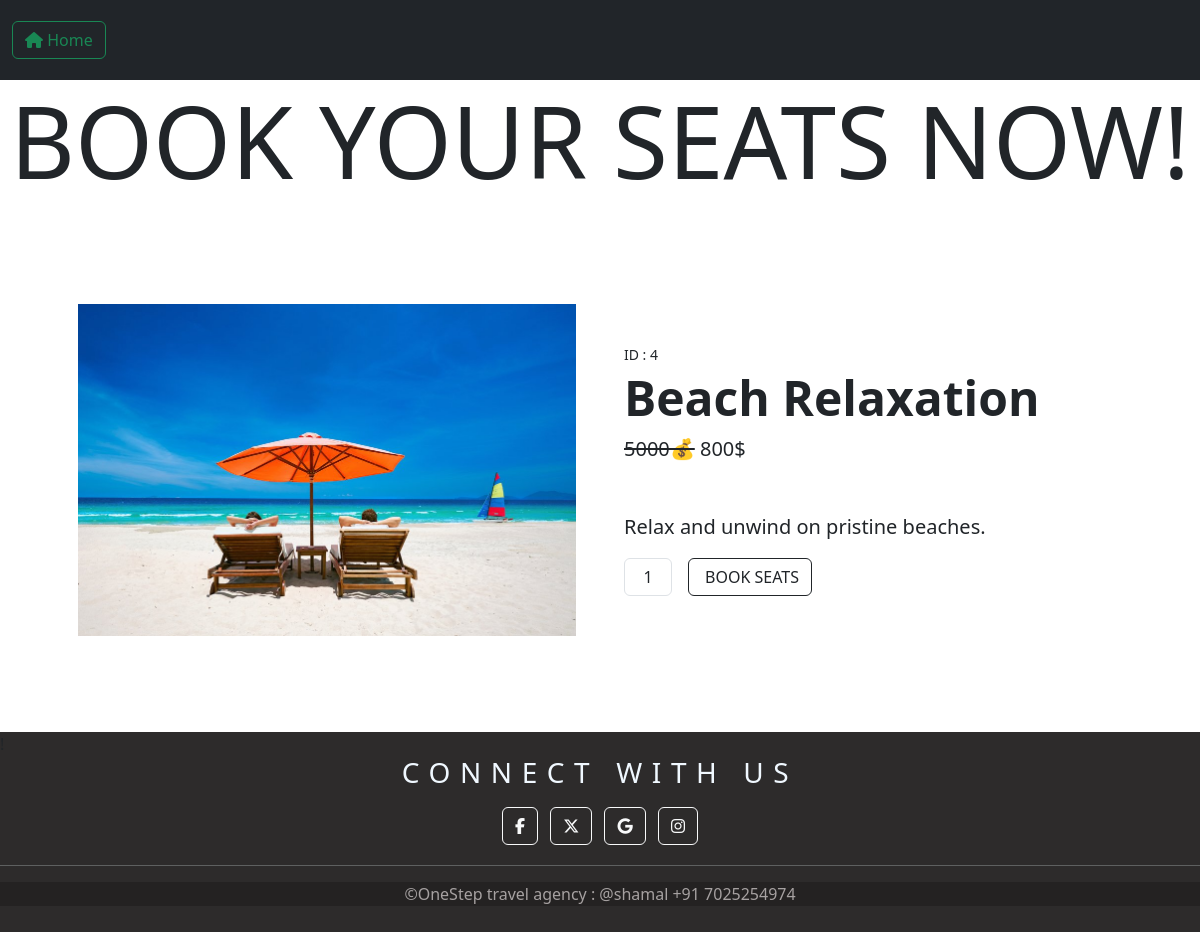
The page /customer/Det/4 on the database its author committed.
### account/models.py (models this page shows)
class Tour(models.Model):
    package_name = models.CharField(max_length=150)
    description = models.CharField(max_length=500)
    images = models.ImageField(upload_to='product_image')
    price = models.IntegerField()
    options ={
        ('adventure trip','Adventure Trips'),
        ('family trip','Family Trips'),
        ('cultural trip','Cultural Trips'),
        ('beach vacation','Beach Vacations'),
        ('cruise trip','Cruise trips')
    }
    category = models.CharField(max_length=100,choices=options)

### customer/views.py (the view)
# urls.py: path('Det/<int:id>',DetailView.as_view(),name='Det'),
class DetailView(DetailView):
    template_name = 'det.html'
    queryset = Tour.objects.all()
    pk_url_kwarg="id"
    context_object_name="tour"

### customer/templates/det.html (shortened to what this page needs)
<!doctype html>
<html lang="en">
    <head>
        {% load static %}
        <link
            href="https://cdn.jsdelivr.net/npm/bootstrap@5.3.2/dist/css/bootstrap.min.css"
            rel="stylesheet"
        />
        <link rel="stylesheet" href="https://cdnjs.cloudflare.com/ajax/libs/font-awesome/6.6.0/css/all.min.css">
    </head>
    <body>
        <nav style="height: 80px;" class="navbar navbar-light bg-dark">
            <form class="container-fluid justify-content-start">
              <a href="{% url 'home' %}" class="btn btn-outline-success me-2" type="button"><i class="fa-solid fa-house"></i> Home</a>
            </form>
          </nav>
          <h1 style="text-align: center; font-size: 100px;">BOOK YOUR SEATS NOW!</h1>
          <div>
            <section class="py-5">
                <div class="container px-4 px-lg-5 my-5">
                    <div class="row gx-4 gx-lg-5 align-items-center">
                        <div class="col-md-6"><img class="card-img-top mb-5 mb-md-0" src="{{ tour.images.url }}" alt="..." /></div>
                        <div class="col-md-6">
                            <div class="small mb-1">ID : {{tour.id}}</div>
                            <h1 class="display-5 fw-bolder">{{ tour.package_name }}</h1>
                            <div class="fs-5 mb-5">
                                <span class="text-decoration-line-through">5000💰</span>
                                <span>{{ tour.price }}$</span>
                            </div>
                            <p class="lead">{{ tour.description }}</p>
                            <div class="d-flex">
                                <input class="form-control text-center me-3" id="inputQuantity" type="num" value="1" style="max-width: 3rem" />
                                <button class="btn btn-outline-dark flex-shrink-0" type="button">
                                    BOOK SEATS
                                </button>
                            </div>
                        </div>
                    </div>
                </div>
            </section>
          </div>
 <div style="height: 25vh;width: 100%; background-color: rgb(45, 43, 43);">
    {% include 'footer.html' %}
   </div>
    </body>
</html>

### rows shown on the page
Tour: images (picture), id "4", package_name "Beach Relaxation", price "800", description "Relax and unwind on pristine beaches."
